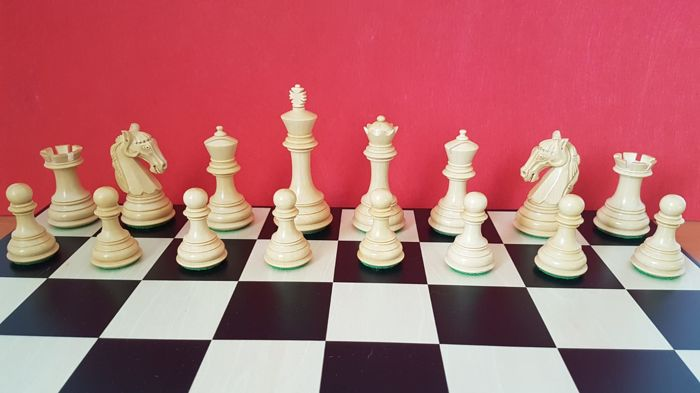
#> input picture OpenCV/Manual/ChessBoard.jpg, 700 x 393 px
$ python harris_accurate.py
#> lines starting #> are read from the running program, lines starting #| are printed output that depends on the picture; after the words box and inside, x2 and y2 are one past the last pixel; in counts of white or black regions, pixels touching at a corner belong together
import cv2
import numpy as np


img = cv2.imread("./ChessBoard.jpg")
#> img is the input picture: shape (393, 700, 3); mean B, G, R 112.8, 109.1, 179

gray = cv2.cvtColor(img,cv2.COLOR_BGR2GRAY)
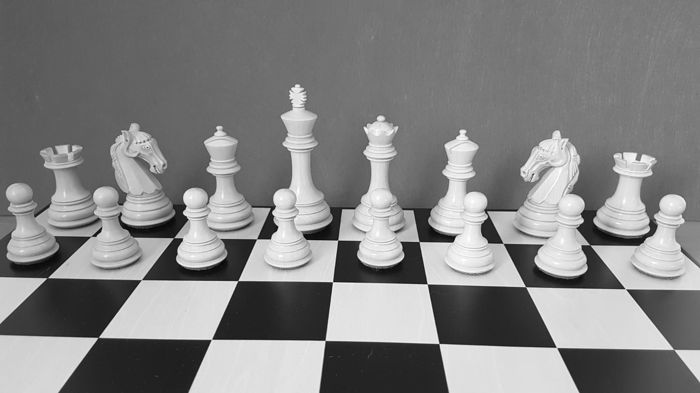
#> gray: shape (393, 700); min 3, max 254, mean 130.4

# find Harris corners
gray = np.float32(gray)
dst = cv2.cornerHarris(gray,2,3,0.04)
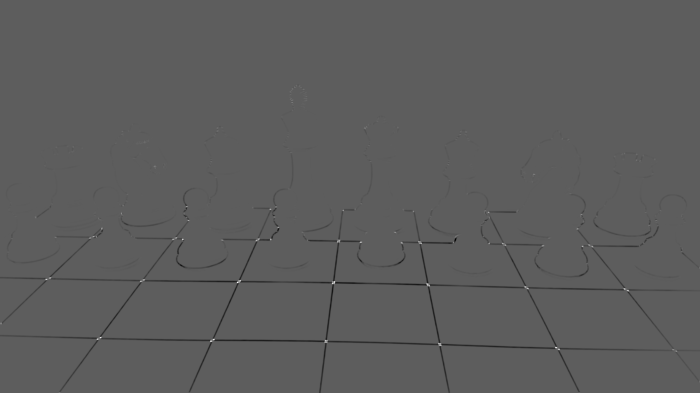
#> dst: shape (393, 700) float32; min -54855152, max 94977040, mean -409973.5; drawn with min black and max white
dst = cv2.dilate(dst,None)
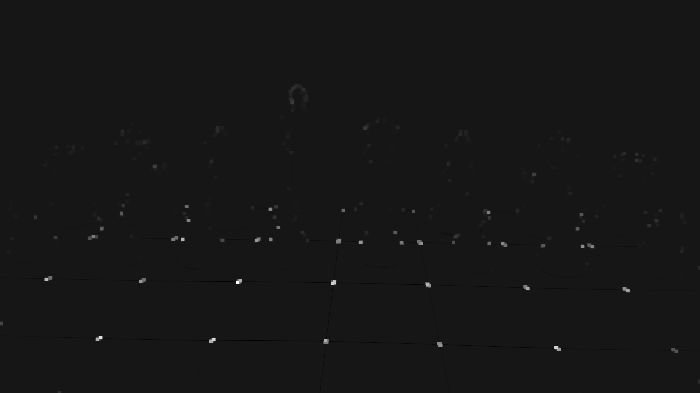
#> dst: shape (393, 700) float32; min -9057824, max 94977040, mean 148501.3; drawn with min black and max white
ret, dst = cv2.threshold(dst,0.01*dst.max(),255,0)
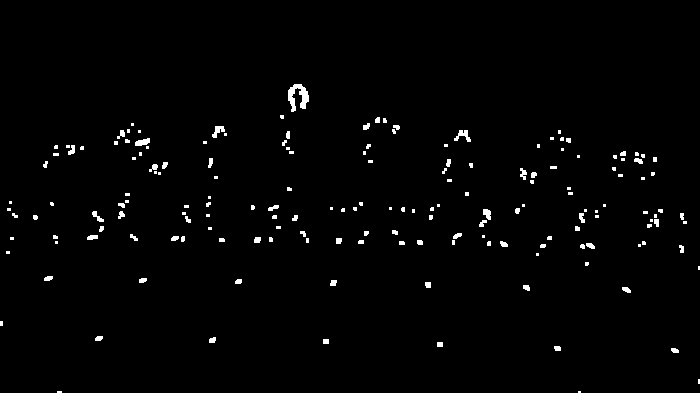
#> dst: shape (393, 700) float32; 1.5% white; 173 white regions (102 under 20 px), largest, box (x1, y1, x2, y2) and area: (288, 84, 309, 112) 314, (454, 130, 471, 142) 97, (135, 138, 150, 146) 83
#> ret = 949770.4
dst = np.uint8(dst)

# find centroids
ret, labels, stats, centroids = cv2.connectedComponentsWithStats(dst)
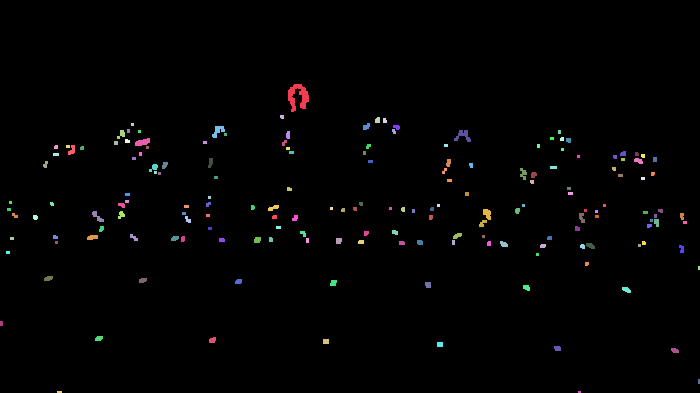
#> labels: shape (393, 700) int32; 174 distinct labels, from 0 to 173; one colour per label, 0 black
#> ret = 174; stats = 174 rows, first 6: [0, 0, 700, 393, 271037], [288, 84, 21, 28, 314], [280, 115, 4, 4, 15], [375, 117, 5, 6, 27], [383, 118, 4, 5, 18], [131, 123, 3, 3, 9]; centroids = 174 pairs, first value 1 to 698.5, second value 96.21 to 391.5

# define the criteria to stop and refine the corners
criteria = (cv2.TERM_CRITERIA_EPS + cv2.TERM_CRITERIA_MAX_ITER, 100, 0.001)
corners = cv2.cornerSubPix(gray,np.float32(centroids),(5,5),(-1,-1),criteria)
#> corners = 174 pairs, first value 0.00437 to 698.9, second value 96.21 to 391.7

# Now draw them
res = np.hstack((centroids,corners))
#> res = 174 rows, first 6: [349.5, 196, 349.5, 196], [297.8, 96.21, 297.8, 96.21], [281.6, 116.4, 279.7, 115.8], [377.2, 119.7, 376.8, 117.4], [384.3, 120.2, 384.3, 118.4], [132, 124, 131.8, 122.4]
res = np.int0(res)
#> res = 174 rows, first 6: [349, 195, 349, 195], [297, 96, 297, 96], [281, 116, 279, 115], [377, 119, 376, 117], [384, 120, 384, 118], [132, 124, 131, 122]
print(centroids.shape, corners.shape)
#| (174, 2) (174, 2)

for c in centroids:
	x,y = (int(c[0]),int(c[1]))
	img = cv2.circle(img, (x,y), 4, (30,180,255), -1)
#> this loop made 174 passes
#> (c, x, y) on passes 1 to 3: ([349.5, 196], 349, 195), ([297.8, 96.21], 297, 96), ([281.6, 116.4], 281, 116)
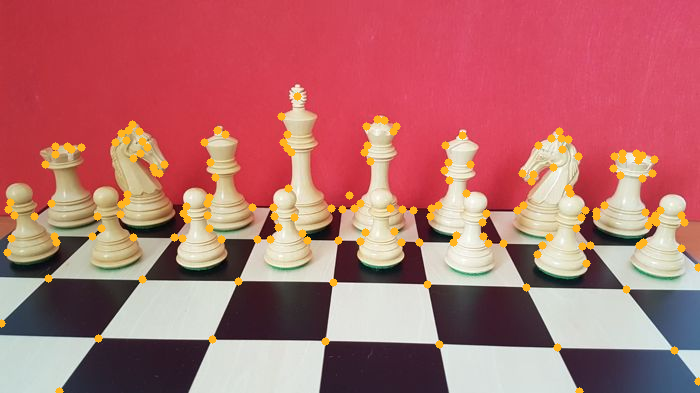
#> img: shape (393, 700, 3); mean B, G, R 110.1, 110.5, 181.3


cv2.imshow("Harris Corners", img)
# cv2.imshow('Result', dst)

code = cv2.waitKeyEx(0)
#> (key Esc is pressed here)
cv2.destroyAllWindows()
